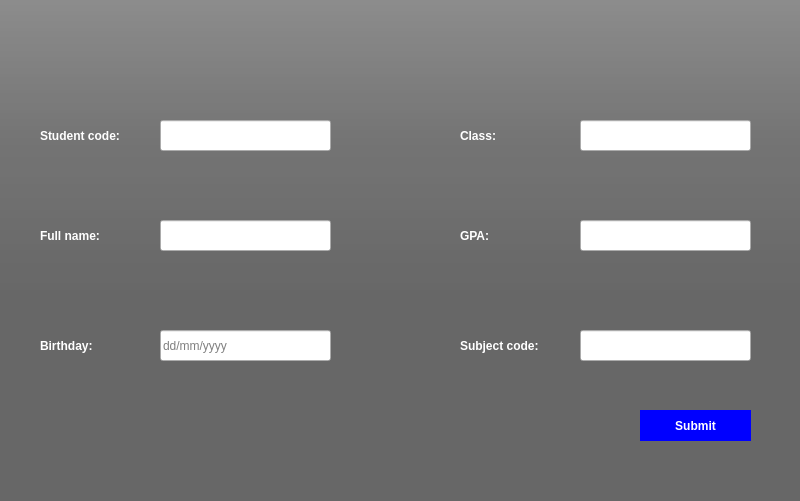
<?xml version="1.0" encoding="UTF-8"?>
<ui version="4.0">
 <class>MainWindow</class>
 <widget class="QMainWindow" name="MainWindow">
  <property name="geometry">
   <rect>
    <x>0</x>
    <y>0</y>
    <width>800</width>
    <height>501</height>
   </rect>
  </property>
  <property name="windowTitle">
   <string>Add</string>
  </property>
  <widget class="QWidget" name="centralwidget">
   <widget class="QLabel" name="label">
    <property name="geometry">
     <rect>
      <x>0</x>
      <y>0</y>
      <width>800</width>
      <height>501</height>
     </rect>
    </property>
    <property name="styleSheet">
     <string notr="true">border-image:url(:/newPrefix/bg1.jpg);</string>
    </property>
    <property name="text">
     <string/>
    </property>
   </widget>
   <widget class="QLabel" name="label_2">
    <property name="geometry">
     <rect>
      <x>0</x>
      <y>0</y>
      <width>800</width>
      <height>501</height>
     </rect>
    </property>
    <property name="styleSheet">
     <string notr="true">background-color: qlineargradient(spread:pad, x1:0, x2:0, y2:0.715909, stop:0 rgba(0,0,0,9), stop:0.375 rgba(0,0,0,50), stop:0.835277 rgba(0,0,0,75));
</string>
    </property>
    <property name="text">
     <string/>
    </property>
   </widget>
   <widget class="QLabel" name="label_3">
    <property name="geometry">
     <rect>
      <x>0</x>
      <y>0</y>
      <width>800</width>
      <height>501</height>
     </rect>
    </property>
    <property name="font">
     <font>
      <weight>75</weight>
      <bold>true</bold>
     </font>
    </property>
    <property name="styleSheet">
     <string notr="true">background-color: rgba(0,0,0,100);

</string>
    </property>
    <property name="text">
     <string/>
    </property>
   </widget>
   <widget class="QLineEdit" name="class_name">
    <property name="geometry">
     <rect>
      <x>580</x>
      <y>120</y>
      <width>171</width>
      <height>31</height>
     </rect>
    </property>
    <property name="font">
     <font>
      <pointsize>9</pointsize>
     </font>
    </property>
   </widget>
   <widget class="QLineEdit" name="sbj_code">
    <property name="geometry">
     <rect>
      <x>580</x>
      <y>330</y>
      <width>171</width>
      <height>31</height>
     </rect>
    </property>
    <property name="font">
     <font>
      <pointsize>9</pointsize>
     </font>
    </property>
   </widget>
   <widget class="QLineEdit" name="birthday">
    <property name="geometry">
     <rect>
      <x>160</x>
      <y>330</y>
      <width>171</width>
      <height>31</height>
     </rect>
    </property>
    <property name="font">
     <font>
      <pointsize>9</pointsize>
     </font>
    </property>
    <property name="placeholderText">
     <string>dd/mm/yyyy</string>
    </property>
   </widget>
   <widget class="QLineEdit" name="gpa">
    <property name="geometry">
     <rect>
      <x>580</x>
      <y>220</y>
      <width>171</width>
      <height>31</height>
     </rect>
    </property>
    <property name="font">
     <font>
      <pointsize>9</pointsize>
     </font>
    </property>
   </widget>
   <widget class="QLabel" name="label_4">
    <property name="geometry">
     <rect>
      <x>460</x>
      <y>330</y>
      <width>111</width>
      <height>31</height>
     </rect>
    </property>
    <property name="font">
     <font>
      <pointsize>9</pointsize>
      <weight>75</weight>
      <bold>true</bold>
     </font>
    </property>
    <property name="styleSheet">
     <string notr="true">color: white;</string>
    </property>
    <property name="text">
     <string>Subject code:</string>
    </property>
   </widget>
   <widget class="QLabel" name="label_6">
    <property name="geometry">
     <rect>
      <x>460</x>
      <y>120</y>
      <width>61</width>
      <height>31</height>
     </rect>
    </property>
    <property name="font">
     <font>
      <pointsize>9</pointsize>
      <weight>75</weight>
      <bold>true</bold>
     </font>
    </property>
    <property name="styleSheet">
     <string notr="true">color: white;</string>
    </property>
    <property name="text">
     <string>Class:</string>
    </property>
   </widget>
   <widget class="QLineEdit" name="fullname">
    <property name="geometry">
     <rect>
      <x>160</x>
      <y>220</y>
      <width>171</width>
      <height>31</height>
     </rect>
    </property>
    <property name="font">
     <font>
      <pointsize>9</pointsize>
     </font>
    </property>
    <property name="text">
     <string/>
    </property>
   </widget>
   <widget class="QLineEdit" name="stu_code">
    <property name="geometry">
     <rect>
      <x>160</x>
      <y>120</y>
      <width>171</width>
      <height>31</height>
     </rect>
    </property>
    <property name="font">
     <font>
      <pointsize>9</pointsize>
     </font>
    </property>
   </widget>
   <widget class="QLabel" name="alert">
    <property name="geometry">
     <rect>
      <x>170</x>
      <y>50</y>
      <width>451</width>
      <height>31</height>
     </rect>
    </property>
    <property name="font">
     <font>
      <pointsize>10</pointsize>
      <weight>75</weight>
      <bold>true</bold>
     </font>
    </property>
    <property name="styleSheet">
     <string notr="true">color:red;
</string>
    </property>
    <property name="text">
     <string/>
    </property>
   </widget>
   <widget class="QLabel" name="label_5">
    <property name="geometry">
     <rect>
      <x>40</x>
      <y>220</y>
      <width>91</width>
      <height>31</height>
     </rect>
    </property>
    <property name="font">
     <font>
      <pointsize>9</pointsize>
      <weight>75</weight>
      <bold>true</bold>
     </font>
    </property>
    <property name="styleSheet">
     <string notr="true">color: white;</string>
    </property>
    <property name="text">
     <string>Full name:</string>
    </property>
   </widget>
   <widget class="QLabel" name="label_7">
    <property name="geometry">
     <rect>
      <x>460</x>
      <y>220</y>
      <width>61</width>
      <height>31</height>
     </rect>
    </property>
    <property name="font">
     <font>
      <pointsize>9</pointsize>
      <weight>75</weight>
      <bold>true</bold>
     </font>
    </property>
    <property name="styleSheet">
     <string notr="true">color: white;</string>
    </property>
    <property name="text">
     <string>GPA:</string>
    </property>
   </widget>
   <widget class="QLabel" name="label_8">
    <property name="geometry">
     <rect>
      <x>40</x>
      <y>120</y>
      <width>111</width>
      <height>31</height>
     </rect>
    </property>
    <property name="font">
     <font>
      <pointsize>9</pointsize>
      <weight>75</weight>
      <bold>true</bold>
     </font>
    </property>
    <property name="styleSheet">
     <string notr="true">color: white;</string>
    </property>
    <property name="text">
     <string>Student code:</string>
    </property>
   </widget>
   <widget class="QPushButton" name="button">
    <property name="geometry">
     <rect>
      <x>640</x>
      <y>410</y>
      <width>111</width>
      <height>31</height>
     </rect>
    </property>
    <property name="font">
     <font>
      <pointsize>9</pointsize>
      <weight>75</weight>
      <bold>true</bold>
     </font>
    </property>
    <property name="cursor">
     <cursorShape>PointingHandCursor</cursorShape>
    </property>
    <property name="styleSheet">
     <string notr="true">QPushButton#button{
	background-color: blue;
	border-radius: 20px;
	color: white;
}
QPushButton#button:hover{
	background-color: rgb(255,255,255,210);
	border-radius: 15px;
	color: black;
}
QPushButton#button:pressed{
	background-color: rgb(255,255,255,210);
	padding-top: 5px;
	padding-left: 5px;
}</string>
    </property>
    <property name="text">
     <string>Submit</string>
    </property>
   </widget>
   <widget class="QLabel" name="label_9">
    <property name="geometry">
     <rect>
      <x>40</x>
      <y>330</y>
      <width>91</width>
      <height>31</height>
     </rect>
    </property>
    <property name="font">
     <font>
      <pointsize>9</pointsize>
      <weight>75</weight>
      <bold>true</bold>
     </font>
    </property>
    <property name="styleSheet">
     <string notr="true">color: white;</string>
    </property>
    <property name="text">
     <string>Birthday:</string>
    </property>
   </widget>
  </widget>
 </widget>
 <resources>
  <include location="res.qrc"/>
 </resources>
 <connections/>
</ui>
